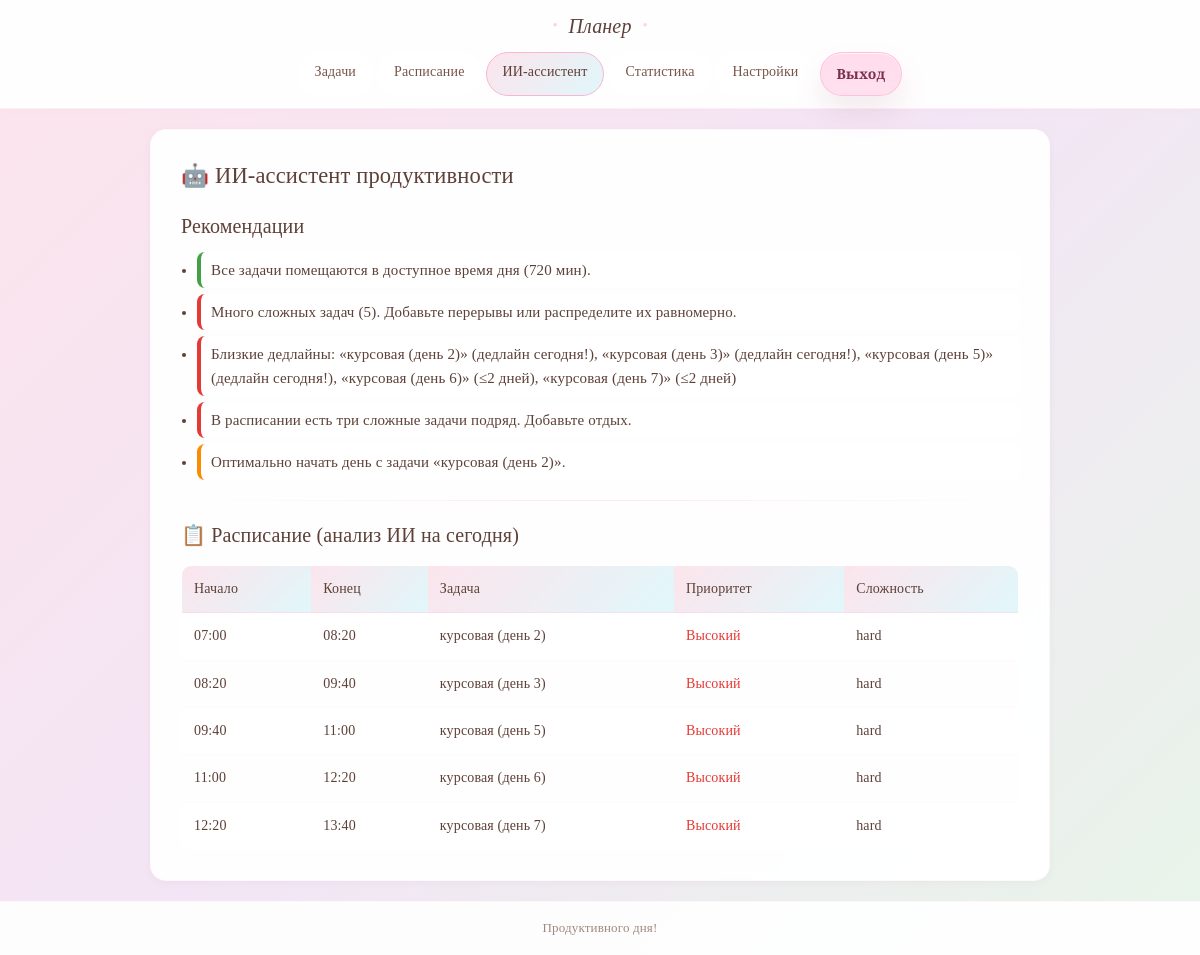
The page /ai_assistant (signed in) on the database its author committed.
### tables this page shows
CREATE TABLE tasks (
            id INTEGER PRIMARY KEY AUTOINCREMENT,
            title TEXT NOT NULL,
            duration INTEGER NOT NULL,
            priority INTEGER NOT NULL,
            deadline TEXT,
            done INTEGER NOT NULL DEFAULT 0,
            created_at TEXT NOT NULL DEFAULT CURRENT_TIMESTAMP,
            completed_at TEXT
        , user_id INTEGER);

### app.py (the view)
@app.route("/ai_assistant")
@web_login_required
def ai_assistant_view():
    db = get_db()
    uid = int(session["user_id"])
    rows = db.execute("""
        SELECT id, title, duration, priority, deadline, done
        FROM tasks
        WHERE user_id = ?
        ORDER BY id
    """, (uid,)).fetchall()
    tasks = [dict(r) for r in rows if not r["done"]]
    settings = load_settings()
    schedule = build_schedule(tasks, settings)
    insights = ai_assistant_insights(tasks, schedule, settings)
    schedule_view = [{
        "start": s["start"].strftime("%H:%M"),
        "end": s["end"].strftime("%H:%M"),
        "title": s["title"],
        "priority": s["priority"],
        "difficulty": s["difficulty"],
    } for s in schedule]
    return render_template(
        "ai.html",
        insights=insights,
        schedule=schedule_view,
        tasks=rows
    )

### app.py (called while the page is built)
def get_db():
    if "db" not in g:
        g.db = sqlite3.connect(app.config["DATABASE"])
        g.db.row_factory = sqlite3.Row
    return g.db

def web_login_required(f):
    @wraps(f)
    def wrapper(*args, **kwargs):
        if "user_id" not in session:
            return redirect(url_for("web_login"))
        return f(*args, **kwargs)
    return wrapper

def parse_time(v, default):
    if not v:
        v = default
    return datetime.strptime(v, "%H:%M").time()

def parse_rest_periods(rest_json: str):
    try:
        raw = json.loads(rest_json)
    except Exception:
        return []
    good = []
    for r in raw:
        s, e = r.get("start"), r.get("end")
        if s and e and s != "--:--" and e != "--:--":
            good.append({"start": parse_time(s, "13:00"), "end": parse_time(e, "13:30")})
    return good

def combine(date: datetime, t: time):
    return datetime.combine(date.date(), t)

def classify_difficulty(priority, duration):
    if priority == 1 and duration > 60:
        return "hard"
    if priority in (1, 2) and 30 <= duration <= 60:
        return "medium"
    return "easy"

def ai_base_score(priority, duration):
    score = priority * 2
    if duration <= 30:
        score += 1.5
    elif duration <= 60:
        score += 0.5
    else:
        score -= 0.5
    return score

def pick_task(candidates, last_diff):
    if len(last_diff) >= 2 and last_diff[-1] == "hard" and last_diff[-2] == "hard":
        light = [t for t in candidates if t["difficulty"] != "hard"]
        if light:
            light.sort(key=lambda x: x["score"], reverse=True)
            return light[0]
    candidates.sort(key=lambda x: x["score"], reverse=True)
    return candidates[0]

def load_settings():
    db = get_db()
    data = db.execute("SELECT key, value FROM settings").fetchall()
    out = {r["key"]: r["value"] for r in data}
    out.setdefault("sleep_start", "23:00")
    out.setdefault("sleep_end", "07:00")
    out.setdefault("rest_periods", "[]")
    return out

### templates/ai.html
{% extends "layout.html" %}
{% block content %}
<div class="dash-box" style="max-width:900px; margin:0 auto; padding:30px;">
    <h2 style="margin-bottom:20px;">🤖 ИИ-ассистент продуктивности</h2>
    <h3 style="margin-bottom:12px;">Рекомендации</h3>
    {% if insights %}
        <ul style="margin-left:16px; margin-bottom:20px; line-height:1.6;">
            {% for item in insights %}
                <li style="
                    margin-bottom:6px;
                    padding:6px 10px;
                    border-radius:8px;
                    background:rgba(255,255,255,0.85);
                    border-left:4px solid
                        {% if item.type == 'warning' %}#e53935
                        {% elif item.type == 'ok' %}#43a047
                        {% elif item.type == 'tip' %}#fb8c00
                        {% else %}#80cbc4
                        {% endif %};
                ">
                    {{ item.text }}
                </li>
            {% endfor %}
        </ul>
    {% else %}
        <p style="color:var(--text-light);">Рекомендаций нет.</p>
    {% endif %}
    <hr class="inner-divider">
    <h3 style="margin-bottom:16px;">📋 Расписание (анализ ИИ на сегодня)</h3>
    {% if schedule %}
        <table>
            <thead>
                <tr>
                    <th>Начало</th>
                    <th>Конец</th>
                    <th>Задача</th>
                    <th>Приоритет</th>
                    <th>Сложность</th>
                </tr>
            </thead>
            <tbody>
                {% for s in schedule %}
                <tr>
                    <td>{{ s.start }}</td>
                    <td>{{ s.end }}</td>
                    <td>{{ s.title }}</td>
                    <td>
                        {% if s.priority == 1 %}
                            <span style="color:#e53935;">Высокий</span>
                        {% elif s.priority == 2 %}
                            <span style="color:#fb8c00;">Средний</span>
                        {% else %}
                            <span style="color:#43a047;">Низкий</span>
                        {% endif %}
                    </td>
                    <td>{{ s.difficulty }}</td>
                </tr>
                {% endfor %}
            </tbody>
        </table>
    {% else %}
        <p style="margin-top:10px; color:var(--text-light);">
            Сегодня нет запланированных задач.
        </p>
    {% endif %}
</div>
{% endblock %}

### static/style.css (style rules this page uses)
:root { --lotus-pink: #f8b6d1; --lotus-pink-light: #fce4ec; --lotus-pink-dark: #f48fb1; --leaf-green: #a5d6a7; --leaf-green-light: #e8f5e9; --water-blue: #80deea; --water-blue-light: #e0f7fa; --stem-brown: #bcaaa4; --petal-white: #fff; --petal-shadow: rgba(0, 0, 0, 0.05); --text-dark: #5d4037; --text-medium: #795548; --text-light: #a1887f; --radius: 16px; --radius-sm: 10px; --shadow-soft: 0 2px 10px rgba(0, 0, 0, 0.03); --shadow-floating: 0 5px 20px rgba(248, 182, 209, 0.18); }
* { margin: 0; padding: 0; box-sizing: border-box; }
body { font-family: 'Crimson Pro', 'Georgia', 'Times New Roman', serif; background: linear-gradient(135deg, #fce4ec 0%, #f3e5f5 50%, #e8f5e9 100%); color: var(--text-dark); line-height: 1.6; min-height: 100vh; letter-spacing: 0.01em; background-attachment: fixed; font-size: 15px; }
h1, h2, h3, h4 { font-weight: 400; line-height: 1.4; margin-bottom: 16px; color: var(--text-dark); }
h3 { font-size: 20px; margin-bottom: 20px; }
.dash-box, .block-card { background: rgba(255, 255, 255, 0.95); border-radius: var(--radius); padding: 20px; box-shadow: var(--shadow-soft); border: 1px solid rgba(248, 182, 209, 0.1); transition: all 0.3s ease; backdrop-filter: blur(5px); }
table { width: 100%; border-collapse: collapse; margin-top: 12px; font-size: 14px; border-radius: var(--radius-sm); overflow: hidden; border: 1px solid rgba(248, 182, 209, 0.1); background: white; }
table th { background: linear-gradient(135deg, var(--lotus-pink-light), var(--water-blue-light)); padding: 12px; text-align: left; font-weight: 400; color: var(--text-dark); border-bottom: 1px solid rgba(248, 182, 209, 0.2); }
table td { padding: 12px; border-bottom: 1px solid rgba(248, 182, 209, 0.05); }
table tr:last-child td { border-bottom: none; }
table tr:nth-child(even) { background: rgba(248, 182, 209, 0.02); }
.inner-divider { border: none; height: 1px; background: linear-gradient(90deg, transparent, rgba(248, 182, 209, 0.3), transparent); margin: 20px 0; }

### rows shown on the page
tasks: start "07:00", end "08:20", title "курсовая (день 2)", priority "Высокий", difficulty "hard"
tasks: start "08:20", end "09:40", title "курсовая (день 3)", priority "Высокий", difficulty "hard"
tasks: start "09:40", end "11:00", title "курсовая (день 5)", priority "Высокий", difficulty "hard"
tasks: start "11:00", end "12:20", title "курсовая (день 6)", priority "Высокий", difficulty "hard"
tasks: start "12:20", end "13:40", title "курсовая (день 7)", priority "Высокий", difficulty "hard"

### other values the page prints
{{ item.text }} "Все задачи помещаются в доступное время дня (720 мин)." "Много сложных задач (5). Добавьте перерывы или распределите их равномерно." "Близкие дедлайны: «курсовая (день 2)» (дедлайн сегодня!), «курсовая (день 3)» (дедлайн сегодня!), «курсовая (день 5)» (дедлайн сегодня!), «курсовая (день 6)» (≤2 дней), «курсовая (день 7)» (≤2 дней)" "В расписании есть три сложные задачи подряд. Добавьте отдых." "Оптимально начать день с задачи «курсовая (день 2)»."
